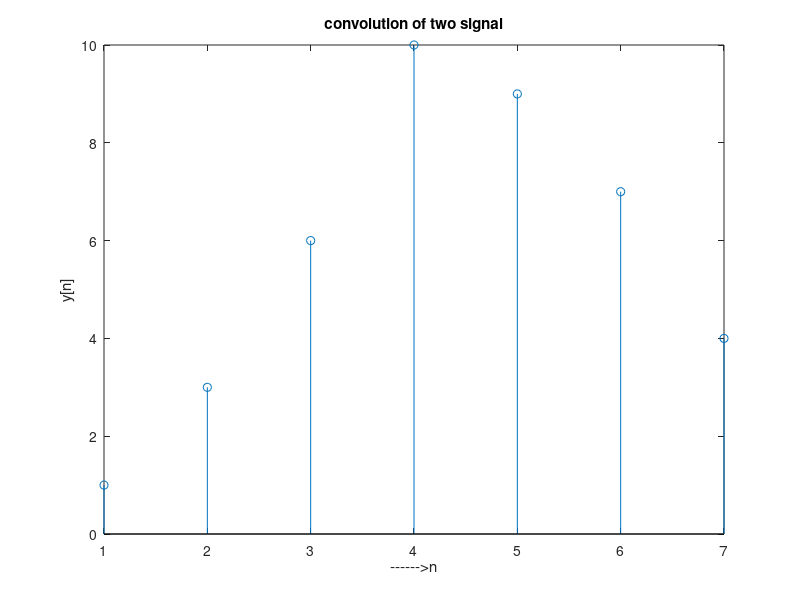

The MATLAB script that drew this image:
x=[1 2 3 4] ; %first signal 0r input signal 
h=[1 1 1 1] ; %second signal or impulse signal 
N1=length(x); 
N2=length(h); 
X=[x,zeros(1,N2)]; %padding of N2 zeros 
H=[h,zeros(1,N1)]; %padding of N1 zeros 
 for i=1:N1+N2-1 
 y(i)=0; 
 for j=1:N1 
 if(i-j+1>0) 
 y(i)=y(i)+X(j)*H(i-j+1); 
 else 
 end 
 end 
 end 
 stem(y); 
 ylabel('y[n]'); 
 xlabel('------>n'); 
 title('convolution of two signal');